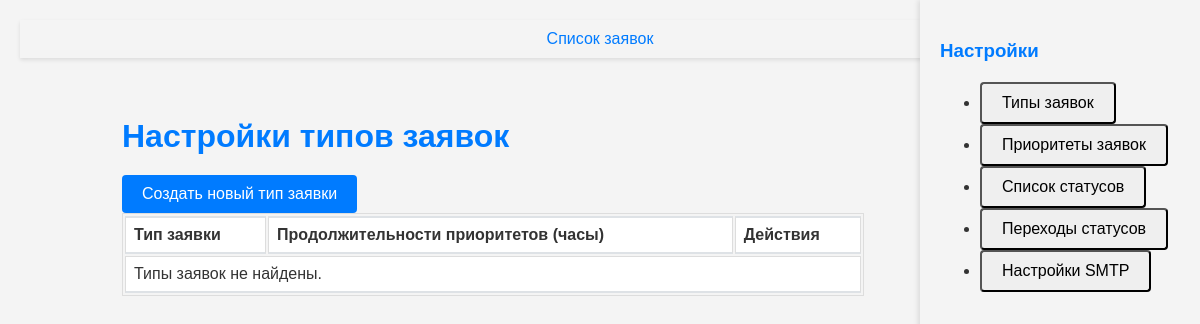
The app's page /types_list/, older data.
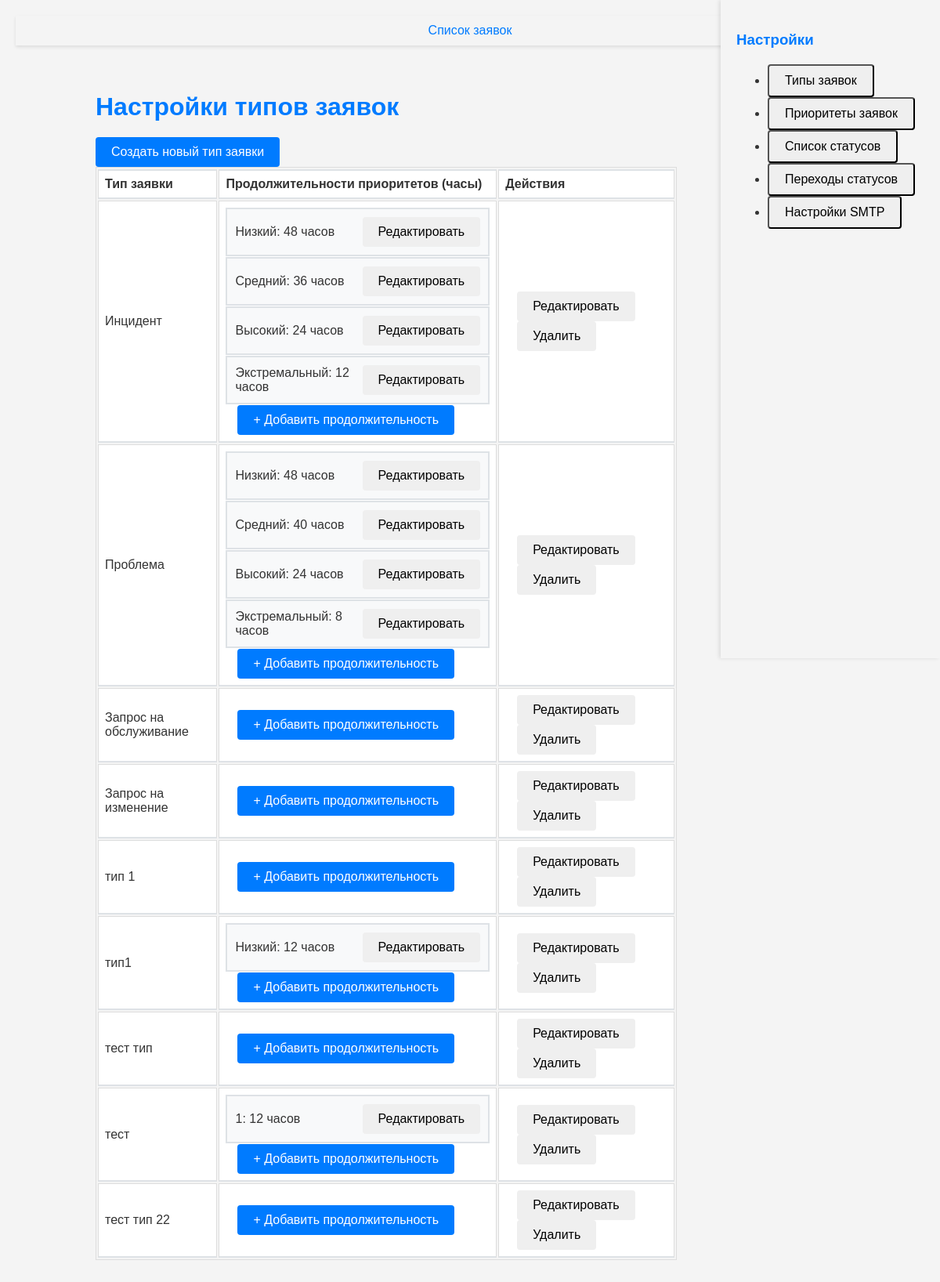
The same page, newer data.
### service/models.py (models this page shows, shortened)
class RequestType(models.Model):
    name = models.CharField(max_length=50, unique=True)
    description = models.TextField(blank=True, null=True)

class PriorityDuration(models.Model):
    request_type = models.ForeignKey(RequestType, on_delete=models.CASCADE)
    priority = models.ForeignKey(Priority, on_delete=models.CASCADE)
    duration_in_hours = models.IntegerField(default=0)
    class Meta:
        unique_together = ('priority', 'request_type')

class Priority(models.Model):
    name = models.CharField(max_length=50, unique=True)

### service/views/settings_views.py (the view)
# urls.py: path('types_list/', types_list, name='types_list'),
def types_list(request):
    request_types = RequestType.objects.all()
    return render(request, 'settings/types_list.html', {'request_types': request_types})

### service/templates/settings/types_list.html (shortened to what this page needs)
{% extends 'settings/settings_sidebar.html' %}
{% block settings_content %}
<div class="settings-content">
    <h1>Настройки типов заявок</h1>
    <div class="mb-3">
        <button onclick="location.href='{% url 'create_request_type' %}'" class="btn btn-primary">Создать новый тип заявки</button>
    </div>
    <table class="table">
        <thead>
            <tr>
                <th>Тип заявки</th>
                <th>Продолжительности приоритетов (часы)</th>
                <th>Действия</th>
            </tr>
        </thead>
        <tbody>
            {% for request_type in request_types %}
                <tr>
                    <td>{{ request_type.name }}</td>
                    <td>
                        <div class="d-flex flex-column">
                            {% for duration in request_type.priorityduration_set.all %}
                                <div class="priority-duration-block">
                                    {{ duration.priority.name }}: {{ duration.duration_in_hours }} часов
                                    <div>
                                        <button onclick="location.href='{% url 'edit_priority_duration' duration.pk %}'" class="btn btn-info btn-sm">Редактировать</button>
                                    </div>
                                </div>
                            {% endfor %}
                            <div class="text-right mt-2">
                                <button onclick="location.href='{% url 'create_priority_duration' %}?request_type={{ request_type.pk }}'" class="btn btn-primary btn-sm">+ Добавить продолжительность</button>
                            </div>
                        </div>
                    </td>
                    <td>
                        <button onclick="location.href='{% url 'edit_request_type' request_type.pk %}'" class="btn btn-info btn-sm">Редактировать</button>
                        <button onclick="location.href='{% url 'delete_request_type' request_type.pk %}'" class="btn btn-danger btn-sm" onclick="return confirm('Вы уверены?');">Удалить</button>
                    </td>
                </tr>
            {% empty %}
                <tr><td colspan="3">Типы заявок не найдены.</td></tr>
            {% endfor %}
        </tbody>
    </table>
</div>
{% endblock %}

Row changes from the older to the newer data that the page shows:
added RequestType: name "Инцидент"
added PriorityDuration: priority.name "Низкий", duration_in_hours "48", shown under "Инцидент"
added PriorityDuration: priority.name "Средний", duration_in_hours "36", shown under "Инцидент"
added PriorityDuration: priority.name "Высокий", duration_in_hours "24", shown under "Инцидент"
added PriorityDuration: priority.name "Экстремальный", duration_in_hours "12", shown under "Инцидент"
added RequestType: name "Проблема"
added PriorityDuration: priority.name "Низкий", duration_in_hours "48", shown under "Проблема"
added PriorityDuration: priority.name "Средний", duration_in_hours "40", shown under "Проблема"
added PriorityDuration: priority.name "Высокий", duration_in_hours "24", shown under "Проблема"
added PriorityDuration: priority.name "Экстремальный", duration_in_hours "8", shown under "Проблема"
added RequestType: name "Запрос на обслуживание"
added RequestType: name "Запрос на изменение"
added RequestType: name "тип 1"
added RequestType: name "тип1"
added PriorityDuration: priority.name "Низкий", duration_in_hours "12", shown under "тип1"
added RequestType: name "тест тип"
added RequestType: name "тест"
added PriorityDuration: priority.name "1", duration_in_hours "12", shown under "тест"
added RequestType: name "тест тип 22"
Text that changed along with them:
text no longer shown: "Типы заявок не найдены."
